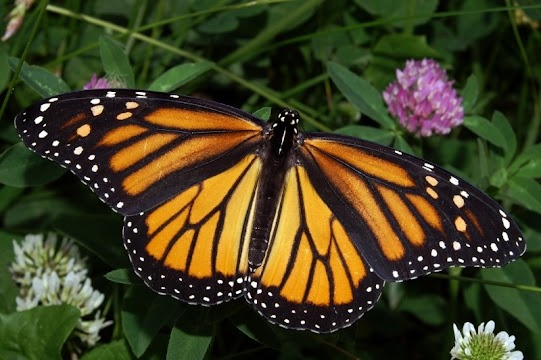
#> input picture img/butterfly.jpg, 541 x 360 px, given in place of the camera
$ python camera_with_frames.py
#> lines starting #> are read from the running program, lines starting #| are printed output that depends on the picture
import cv2

cap = cv2.VideoCapture(0)

#counter for the new windows
num = int(input("How many Windows do you want?: "))
#> the answer given: 3
ventanas = []


for i in range(num):
    _ventana= f'Video {i}'
    ventanas.append(_ventana)

while(cap.isOpened()):
    ret, frame = cap.read()
#> frame is the input picture: shape (360, 541, 3); mean B, G, R 33.2, 63.3, 66.7
    if ret:
      # video = cv2.cvtColor(frame, cv2.COLOR_BGR2HSV)
      video = cv2.cvtColor(frame, cv2.COLOR_BGR2GRAY)
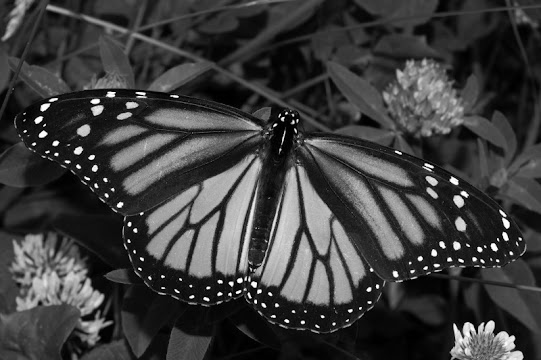
#> video: shape (360, 541); min 0, max 255, mean 60.9
      video = cv2.GaussianBlur(frame, (3,3), 0)
#> video: shape (360, 541, 3)
      '''
      video gray
      '''
      video = cv2.Canny (image = frame, threshold1=100,threshold2=100)
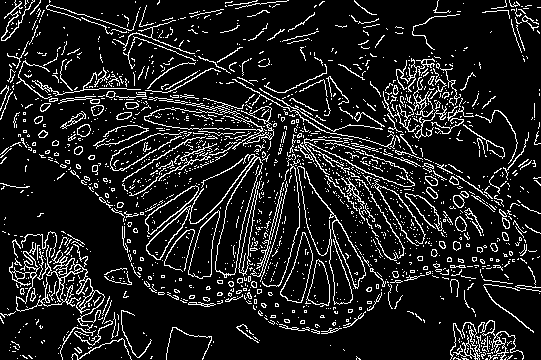
#> video: shape (360, 541); 12.1% white in thin lines or dots


      # video = cv2.cvtColor(frame, cv2.COLOR_BGR2YUV)
      # video = cv2.cvtColor(frame, cv2.COLOR_BGR2RGB)
      # video = cv2.resize(video, (0, 0), fx=0.5, fy=0.5)
      for ventana in ventanas:
            cv2.imshow(ventana, video)
      '''
        Close the video with the following keys
        Number ASII       Key
        113               q
        81                Q
        120               x
        88                X
        27                ESC
        13                Enter
      '''
      key = cv2.waitKey(1) & 0xFF
#> (key q is pressed here)
      if key == ord('q') or key == ord('Q') or key == ord('x') or key == ord('X') or key == 27 or key == 13:
        break
    else:
      break

cap.release()
cv2.destroyAllWindows()
